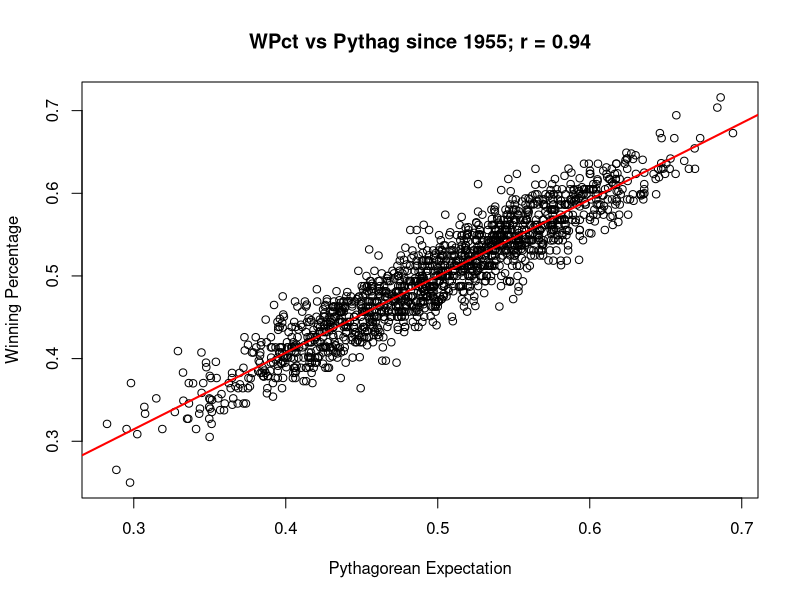

Recreate this plot in R.
## ---- chunk 1
runs <- read.csv("runs.csv"); runs$Pythag <- (runs$R^2)/(runs$R^2 + runs$RA^2)
plot(runs$Pythag, runs$WPct, xlab = "Pythagorean Expectation",
     ylab = "Winning Percentage", main = "WPct vs Pythag since 1955; r = 0.94")
fit <- lm(runs$WPct ~ runs$Pythag); abline(fit, col = "red", lwd = 2)
## ---- chunk 2
RS <- 750; RA <- 700; exponent <- 2
WPct <- (RS^exponent)/(RS^exponent + RA^exponent)
wins <- WPct * 162; losses <- (1 - WPct) * 162
wins; losses; format(round(WPct, 3), nsmall = 3) # show to 3 decimal places
